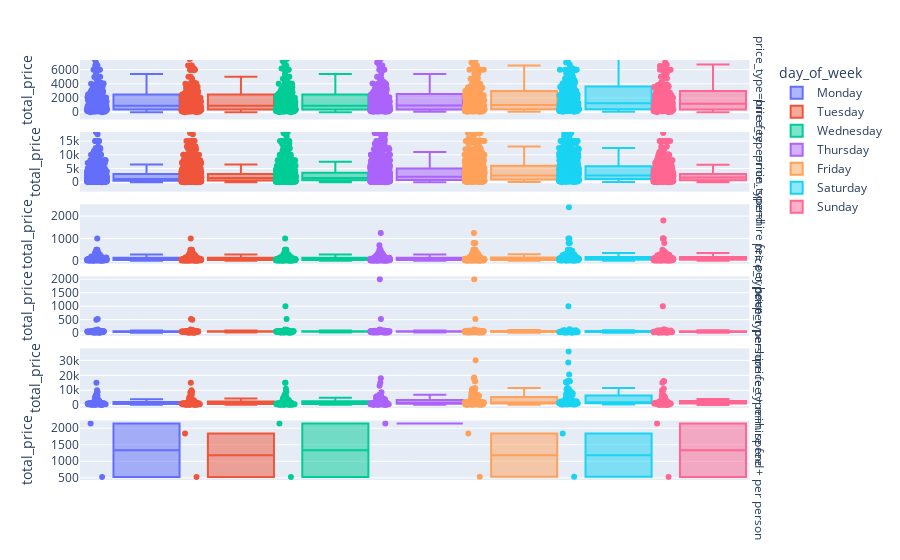

The cell this chart's notebook holds for it:
### Code cell
price_type_order = price_types_per_space['price_type'].value_counts().index.tolist()
fig = px.box(week_variation, y="total_price", facet_row="price_type", color="day_of_week", 
             height = 1200, points = 'all', category_orders = {'price_type':price_type_order})


fig.update_yaxes(matches=None, showticklabels=True)
fig.show()

# Need to re-order weekdays to make it more sensible! e.g. Mon to Sunday! 
# Need to re-order facet row to be largest to smallest...e.g. via price_types_per_space['price_type'].value_counts()

### Figure 1 — Plotly figure (JSON) as saved in the notebook; plotly's stock layout.template omitted (floating-point values rounded to 4 significant figures; data arrays with more than 128 entries replaced by an {"elided": "..."} marker saying what was removed)
{"data": [{"alignmentgroup": "True", "boxpoints": "all", "hovertemplate": "day_of_week=Monday<br>price_type=hire fee<br>total_price=%{y}<extra></extra>", "legendgroup": "Monday", "marker": {"color": "#636efa"}, "name": "Monday", "notched": false, "offsetgroup": "Monday", "orientation": "v", "showlegend": true, "type": "box", "visible": true, "x0": " ", "xaxis": "x6", "y": {"elided": "311 float values"}, "y0": " ", "yaxis": "y6"}, {"alignmentgroup": "True", "boxpoints": "all", "hovertemplate": "day_of_week=Monday<br>price_type=min. spend<br>total_price=%{y}<extra></extra>", "legendgroup": "Monday", "marker": {"color": "#636efa"}, "name": "Monday", "notched": false, "offsetgroup": "Monday", "orientation": "v", "showlegend": false, "type": "box", "visible": true, "x0": " ", "xaxis": "x5", "y": {"elided": "896 float values"}, "y0": " ", "yaxis": "y5"}, {"alignmentgroup": "True", "boxpoints": "all", "hovertemplate": "day_of_week=Monday<br>price_type=hire fee per hour<br>total_price=%{y}<extra></extra>", "legendgroup": "Monday", "marker": {"color": "#636efa"}, "name": "Monday", "notched": false, "offsetgroup": "Monday", "orientation": "v", "showlegend": false, "type": "box", "visible": true, "x0": " ", "xaxis": "x4", "y": {"elided": "181 float values"}, "y0": " ", "yaxis": "y4"}, {"alignmentgroup": "True", "boxpoints": "all", "hovertemplate": "day_of_week=Monday<br>price_type=per person<br>total_price=%{y}<extra></extra>", "legendgroup": "Monday", "marker": {"color": "#636efa"}, "name": "Monday", "notched": false, "offsetgroup": "Monday", "orientation": "v", "showlegend": false, "type": "box", "visible": true, "x0": " ", "xaxis": "x3", "y": [50, 50, 50, 50, 45, 45, 45, 45, 45, 45, 20, 32.5, 50, 60, 60, 62.5, 60, 100, 70, 85, 45, 45, 80, 70, 70, 70, 70, 70, 55, 50, 40, 40, 40, 55, 66, 55, 55, 55, 55, 50, 96, 54, 50, 30, 30, null, 12, 35, 45, 10, 18, 55, 55, 55, 55, 55, 25, 25, 55, 500, 135, 16, 520, 70, 70, 50, 50, 95, 95, 45, 95, 30, 112.5, 76, 76, 76], "y0": " ", "yaxis": "y3"}, {"alignmentgroup": "True", "boxpoints": "all", "hovertemplate": "day_of_week=Monday<br>price_type=hire fee + min. spend<br>total_price=%{y}<extra></extra>", "legendgroup": "Monday", "marker": {"color": "#636efa"}, "name": "Monday", "notched": false, "offsetgroup": "Monday", "orientation": "v", "showlegend": false, "type": "box", "visible": true, "x0": " ", "xaxis": "x2", "y": [1750, 5000, 4500, 666.7, 1150, 600, 783.3, 2550, 983.3, 983.3, 716.7, 1125, 2000, 375, 2500, 7075, 5362.0, 5544.0, 375, null, 375, 1500, 1500, 1250, 750, 2250, 1250, 4100, 1083.0, 1233.0, 883.3, 383.3, 1083.0, 566.7, 1267.0, 966.7, 966.7, 4000, null, 3500, 1300, 900, 700, null, null, 1750, 1200, 5625, 975, 1100, 650, 1510, 1750, 2350, null, 5500, 3500, 1867.0, 733.3, 766.7, 550, 550, 1083.0, 633.3, 633.3, 716.7, 1250, 1250, 966.7, 966.7, 983.3, 883.3, 983.3, 833.3, 383.3, 800, 8750, null, 1500, 2250, 1100, 9000, 1250, 4500, 15000, 1650, 1100, 1320, 1320, 1100, 330, 10000, 2000, 1250, 6500, 1900, 900, 2250], "y0": " ", "yaxis": "y2"}, {"alignmentgroup": "True", "boxpoints": "all", "hovertemplate": "day_of_week=Monday<br>price_type=hire fee + per person<br>total_price=%{y}<extra></extra>", "legendgroup": "Monday", "marker": {"color": "#636efa"}, "name": "Monday", "notched": false, "offsetgroup": "Monday", "orientation": "v", "showlegend": false, "type": "box", "visible": true, "x0": " ", "xaxis": "x", "y": [2142, 525], "y0": " ", "yaxis": "y"}, {"alignmentgroup": "True", "boxpoints": "all", "hovertemplate": "day_of_week=Tuesday<br>price_type=hire fee<br>total_price=%{y}<extra></extra>", "legendgroup": "Tuesday", "marker": {"color": "#EF553B"}, "name": "Tuesday", "notched": false, "offsetgroup": "Tuesday", "orientation": "v", "showlegend": true, "type": "box", "visible": true, "x0": " ", "xaxis": "x6", "y": {"elided": "311 float values"}, "y0": " ", "yaxis": "y6"}, {"alignmentgroup": "True", "boxpoints": "all", "hovertemplate": "day_of_week=Tuesday<br>price_type=min. spend<br>total_price=%{y}<extra></extra>", "legendgroup": "Tuesday", "marker": {"color": "#EF553B"}, "name": "Tuesday", "notched": false, "offsetgroup": "Tuesday", "orientation": "v", "showlegend": false, "type": "box", "visible": true, "x0": " ", "xaxis": "x5", "y": {"elided": "896 float values"}, "y0": " ", "yaxis": "y5"}, {"alignmentgroup": "True", "boxpoints": "all", "hovertemplate": "day_of_week=Tuesday<br>price_type=hire fee per hour<br>total_price=%{y}<extra></extra>", "legendgroup": "Tuesday", "marker": {"color": "#EF553B"}, "name": "Tuesday", "notched": false, "offsetgroup": "Tuesday", "orientation": "v", "showlegend": false, "type": "box", "visible": true, "x0": " ", "xaxis": "x4", "y": {"elided": "181 float values"}, "y0": " ", "yaxis": "y4"}, {"alignmentgroup": "True", "boxpoints": "all", "hovertemplate": "day_of_week=Tuesday<br>price_type=per person<br>total_price=%{y}<extra></extra>", "legendgroup": "Tuesday", "marker": {"color": "#EF553B"}, "name": "Tuesday", "notched": false, "offsetgroup": "Tuesday", "orientation": "v", "showlegend": false, "type": "box", "visible": true, "x0": " ", "xaxis": "x3", "y": [50, 50, 50, 50, 50, 50, 50, 50, 50, 50, 20, 32.5, 50, 60, 60, 62.5, 60, 100, 70, 85, 50, 50, 80, 70, 70, 70, 70, 70, 55, 50, 40, 40, 40, 55, 66, 55, 55, 55, 55, 50, 96, 54, 50, 30, 30, 28, 12, 35, 55, 10, 18, 55, 55, 55, 55, 55, 25, 25, 55, 500, 135, 16, 520, 70, 70, 50, 50, 99, 99, 50, 99, 30, 112.5, 76, 76, 76], "y0": " ", "yaxis": "y3"}, {"alignmentgroup": "True", "boxpoints": "all", "hovertemplate": "day_of_week=Tuesday<br>price_type=hire fee + min. spend<br>total_price=%{y}<extra></extra>", "legendgroup": "Tuesday", "marker": {"color": "#EF553B"}, "name": "Tuesday", "notched": false, "offsetgroup": "Tuesday", "orientation": "v", "showlegend": false, "type": "box", "visible": true, "x0": " ", "xaxis": "x2", "y": [1750, 5000, 4500, 666.7, 1150, 600, 783.3, 2550, 983.3, 983.3, 716.7, 1125, 2000, 475, 3000, 7075, 5362.0, 5544.0, 375, null, 375, 1500, 1500, 1750, 750, 2750, 1250, 4100, 1083.0, 1233.0, 883.3, 383.3, 1167.0, 583.3, 1267.0, 966.7, 966.7, 3000, null, 3500, 1333.0, 966.7, 733.3, null, null, 1750, 1200, 5625, 975, 1100, 850, 1510, 1750, 2350, null, 5500, 3500, 1867.0, 733.3, 766.7, 550, 550, 1083.0, 633.3, 633.3, 716.7, 1250, 1250, 966.7, 966.7, 983.3, 883.3, 983.3, 833.3, 383.3, 800, 8750, null, 1500, 2500, 1100, 9000, 1250, 4500, 15000, 1650, 1100, 1320, 1320, 1100, 330, 10000, 2500, 1750, 8500, 1900, 1250, 3250], "y0": " ", "yaxis": "y2"}, {"alignmentgroup": "True", "boxpoints": "all", "hovertemplate": "day_of_week=Tuesday<br>price_type=hire fee + per person<br>total_price=%{y}<extra></extra>", "legendgroup": "Tuesday", "marker": {"color": "#EF553B"}, "name": "Tuesday", "notched": false, "offsetgroup": "Tuesday", "orientation": "v", "showlegend": false, "type": "box", "visible": true, "x0": " ", "xaxis": "x", "y": [1842, 525], "y0": " ", "yaxis": "y"}, {"alignmentgroup": "True", "boxpoints": "all", "hovertemplate": "day_of_week=Wednesday<br>price_type=hire fee<br>total_price=%{y}<extra></extra>", "legendgroup": "Wednesday", "marker": {"color": "#00cc96"}, "name": "Wednesday", "notched": false, "offsetgroup": "Wednesday", "orientation": "v", "showlegend": true, "type": "box", "visible": true, "x0": " ", "xaxis": "x6", "y": {"elided": "311 float values"}, "y0": " ", "yaxis": "y6"}, {"alignmentgroup": "True", "boxpoints": "all", "hovertemplate": "day_of_week=Wednesday<br>price_type=min. spend<br>total_price=%{y}<extra></extra>", "legendgroup": "Wednesday", "marker": {"color": "#00cc96"}, "name": "Wednesday", "notched": false, "offsetgroup": "Wednesday", "orientation": "v", "showlegend": false, "type": "box", "visible": true, "x0": " ", "xaxis": "x5", "y": {"elided": "896 float values"}, "y0": " ", "yaxis": "y5"}, {"alignmentgroup": "True", "boxpoints": "all", "hovertemplate": "day_of_week=Wednesday<br>price_type=hire fee per hour<br>total_price=%{y}<extra></extra>", "legendgroup": "Wednesday", "marker": {"color": "#00cc96"}, "name": "Wednesday", "notched": false, "offsetgroup": "Wednesday", "orientation": "v", "showlegend": false, "type": "box", "visible": true, "x0": " ", "xaxis": "x4", "y": {"elided": "181 float values"}, "y0": " ", "yaxis": "y4"}, {"alignmentgroup": "True", "boxpoints": "all", "hovertemplate": "day_of_week=Wednesday<br>price_type=per person<br>total_price=%{y}<extra></extra>", "legendgroup": "Wednesday", "marker": {"color": "#00cc96"}, "name": "Wednesday", "notched": false, "offsetgroup": "Wednesday", "orientation": "v", "showlegend": false, "type": "box", "visible": true, "x0": " ", "xaxis": "x3", "y": [50, 50, 50, 50, 50, 50, 50, 50, 50, 50, 24, 32.5, 50, 60, 60, 62.5, 60, 100, 70, 85, 50, 50, 80, 70, 70, 70, 70, 70, 55, 50, 40, 40, 40, 55, 66, 55, 55, 55, 55, 50, 96, 54, 50, 30, 30, 28, 12, 35, 55, 13, 18, 55, 55, 55, 55, 55, 25, 25, 55, 1000, 135, 16, 520, 70, 70, 50, 50, 99, 99, 50, 99, 30, 112.5, 76, 76, 76], "y0": " ", "yaxis": "y3"}, {"alignmentgroup": "True", "boxpoints": "all", "hovertemplate": "day_of_week=Wednesday<br>price_type=hire fee + min. spend<br>total_price=%{y}<extra></extra>", "legendgroup": "Wednesday", "marker": {"color": "#00cc96"}, "name": "Wednesday", "notched": false, "offsetgroup": "Wednesday", "orientation": "v", "showlegend": false, "type": "box", "visible": true, "x0": " ", "xaxis": "x2", "y": [1750, 5000, 4500, 666.7, 1150, 600, 783.3, 2550, 983.3, 983.3, 716.7, 1125, 2000, 550, 3500, 7075, 5362.0, 5544.0, 375, 375, 375, 1500, 1500, 2250, 1000, 3250, 1250, 4100, 1083.0, 1233.0, 883.3, 383.3, 1167.0, 583.3, 1267.0, 966.7, 966.7, 3000, null, 4500, 1333.0, 966.7, 733.3, null, null, 1750, 1200, 5625, 975, 1980, 950, 1510, 1750, 2350, null, 5500, 3500, 1867.0, 733.3, 766.7, 550, 550, 1083.0, 633.3, 633.3, 716.7, 1250, 1250, 966.7, 966.7, 983.3, 883.3, 983.3, 833.3, 383.3, 800, 8750, null, 1500, 2750, 1650, 9000, 2250, 4500, 15000, 2200, 1650, 1650, 2200, 1320, 660, 15000, 3500, 2750, 11000, 1900, 1250, 5500], "y0": " ", "yaxis": "y2"}, {"alignmentgroup": "True", "boxpoints": "all", "hovertemplate": "day_of_week=Wednesday<br>price_type=hire fee + per person<br>total_price=%{y}<extra></extra>", "legendgroup": "Wednesday", "marker": {"color": "#00cc96"}, "name": "Wednesday", "notched": false, "offsetgroup": "Wednesday", "orientation": "v", "showlegend": false, "type": "box", "visible": true, "x0": " ", "xaxis": "x", "y": [2142, 525], "y0": " ", "yaxis": "y"}, {"alignmentgroup": "True", "boxpoints": "all", "hovertemplate": "day_of_week=Thursday<br>price_type=hire fee<br>total_price=%{y}<extra></extra>", "legendgroup": "Thursday", "marker": {"color": "#ab63fa"}, "name": "Thursday", "notched": false, "offsetgroup": "Thursday", "orientation": "v", "showlegend": true, "type": "box", "visible": true, "x0": " ", "xaxis": "x6", "y": {"elided": "311 float values"}, "y0": " ", "yaxis": "y6"}, {"alignmentgroup": "True", "boxpoints": "all", "hovertemplate": "day_of_week=Thursday<br>price_type=min. spend<br>total_price=%{y}<extra></extra>", "legendgroup": "Thursday", "marker": {"color": "#ab63fa"}, "name": "Thursday", "notched": false, "offsetgroup": "Thursday", "orientation": "v", "showlegend": false, "type": "box", "visible": true, "x0": " ", "xaxis": "x5", "y": {"elided": "896 float values"}, "y0": " ", "yaxis": "y5"}, {"alignmentgroup": "True", "boxpoints": "all", "hovertemplate": "day_of_week=Thursday<br>price_type=hire fee per hour<br>total_price=%{y}<extra></extra>", "legendgroup": "Thursday", "marker": {"color": "#ab63fa"}, "name": "Thursday", "notched": false, "offsetgroup": "Thursday", "orientation": "v", "showlegend": false, "type": "box", "visible": true, "x0": " ", "xaxis": "x4", "y": {"elided": "181 float values"}, "y0": " ", "yaxis": "y4"}, {"alignmentgroup": "True", "boxpoints": "all", "hovertemplate": "day_of_week=Thursday<br>price_type=per person<br>total_price=%{y}<extra></extra>", "legendgroup": "Thursday", "marker": {"color": "#ab63fa"}, "name": "Thursday", "notched": false, "offsetgroup": "Thursday", "orientation": "v", "showlegend": false, "type": "box", "visible": true, "x0": " ", "xaxis": "x3", "y": [80, 80, 80, 80, 50, 50, 50, 50, 50, 50, 28, 32.5, 50, 60, 60, 62.5, 60, 100, 70, 85, 50, 50, 80, 70, 70, 70, 70, 70, 55, 50, 40, 40, 40, 55, 66, 55, 55, 55, 55, 50, 96, 54, 50, 30, 30, 28, 12, 45, 55, 13, 18, 55, 55, 55, 55, 55, 25, 25, 55, 2000, 135, 16, 520, 70, 70, 50, 50, 99, 99, 50, 99, 30, 112.5, 76, 76, 76], "y0": " ", "yaxis": "y3"}, {"alignmentgroup": "True", "boxpoints": "all", "hovertemplate": "day_of_week=Thursday<br>price_type=hire fee + min. spend<br>total_price=%{y}<extra></extra>", "legendgroup": "Thursday", "marker": {"color": "#ab63fa"}, "name": "Thursday", "notched": false, "offsetgroup": "Thursday", "orientation": "v", "showlegend": false, "type": "box", "visible": true, "x0": " ", "xaxis": "x2", "y": [2000, 5000, 6000, 666.7, 1150, 600, 783.3, 2570, 1200, 1200, 933.3, 1125, 2000, 450, 5500, 7075, 5362.0, 5544.0, 375, 375, 375, 1500, 1500, 3500, 1500, 4500, 2500, 4100, 1183.0, 1300, 933.3, 383.3, 1250, 666.7, 1383.0, 1133.0, 1133.0, 3000, 280, 4500, 1367.0, 1017.0, 783.3, 3500, 3500, 2250, 1475, 5625, 975, 3960, 1000, 2510, 2250, 3350, 6000, 5500, 3500, 1867.0, 733.3, 766.7, 550, 550, 1283.0, 633.3, 633.3, 750, 1383.0, 1383.0, 1033.0, 1033.0, 1117.0, 983.3, 1117.0, 900, 383.3, 1400, 8750, null, 1750, 3475, 1650, 7000, 4500, 6000, 15000, 2200, 1650, 1650, 2200, 1320, 660, 18000, 5500, 4500, 13000, 1900, 2000, 6500], "y0": " ", "yaxis": "y2"}, {"alignmentgroup": "True", "boxpoints": "all", "hovertemplate": "day_of_week=Thursday<br>price_type=hire fee + per person<br>total_price=%{y}<extra></extra>", "legendgroup": "Thursday", "marker": {"color": "#ab63fa"}, "name": "Thursday", "notched": false, "offsetgroup": "Thursday", "orientation": "v", "showlegend": false, "type": "box", "visible": true, "x0": " ", "xaxis": "x", "y": [2142, null], "y0": " ", "yaxis": "y"}, {"alignmentgroup": "True", "boxpoints": "all", "hovertemplate": "day_of_week=Friday<br>price_type=hire fee<br>total_price=%{y}<extra></extra>", "legendgroup": "Friday", "marker": {"color": "#FFA15A"}, "name": "Friday", "notched": false, "offsetgroup": "Friday", "orientation": "v", "showlegend": true, "type": "box", "visible": true, "x0": " ", "xaxis": "x6", "y": {"elided": "311 float values"}, "y0": " ", "yaxis": "y6"}, {"alignmentgroup": "True", "boxpoints": "all", "hovertemplate": "day_of_week=Friday<br>price_type=min. spend<br>total_price=%{y}<extra></extra>", "legendgroup": "Friday", "marker": {"color": "#FFA15A"}, "name": "Friday", "notched": false, "offsetgroup": "Friday", "orientation": "v", "showlegend": false, "type": "box", "visible": true, "x0": " ", "xaxis": "x5", "y": {"elided": "896 float values"}, "y0": " ", "yaxis": "y5"}, {"alignmentgroup": "True", "boxpoints": "all", "hovertemplate": "day_of_week=Friday<br>price_type=hire fee per hour<br>total_price=%{y}<extra></extra>", "legendgroup": "Friday", "marker": {"color": "#FFA15A"}, "name": "Friday", "notched": false, "offsetgroup": "Friday", "orientation": "v", "showlegend": false, "type": "box", "visible": true, "x0": " ", "xaxis": "x4", "y": {"elided": "181 float values"}, "y0": " ", "yaxis": "y4"}, {"alignmentgroup": "True", "boxpoints": "all", "hovertemplate": "day_of_week=Friday<br>price_type=per person<br>total_price=%{y}<extra></extra>", "legendgroup": "Friday", "marker": {"color": "#FFA15A"}, "name": "Friday", "notched": false, "offsetgroup": "Friday", "orientation": "v", "showlegend": false, "type": "box", "visible": true, "x0": " ", "xaxis": "x3", "y": [80, 80, 80, 80, 45, 45, 45, 45, 45, 45, 80, 38.33, 50, 60, 60, 62.5, 60, 100, 70, 85, 45, 45, 80, 70, 70, 70, 70, 70, 55, 50, 40, 40, 40, 55, 66, 55, 55, 55, 55, 50, 96, 48, 100, 30, 30, 35, 18, 45, 45, 15, 16, 55, 55, 55, 55, 55, 28.33, 28.33, 55, 2000, 135, 16, 520, 70, 70, 50, 50, 95, 95, 45, 95, 30, 112.5, 76, 76, 76], "y0": " ", "yaxis": "y3"}, {"alignmentgroup": "True", "boxpoints": "all", "hovertemplate": "day_of_week=Friday<br>price_type=hire fee + min. spend<br>total_price=%{y}<extra></extra>", "legendgroup": "Friday", "marker": {"color": "#FFA15A"}, "name": "Friday", "notched": false, "offsetgroup": "Friday", "orientation": "v", "showlegend": false, "type": "box", "visible": true, "x0": " ", "xaxis": "x2", "y": [2000, 7500, 10500, 666.7, 1150, 600, 783.3, 2600, 1533.0, 1533.0, 1067.0, 1125, 2000, null, 10500, 7075, 5362.0, 5544.0, 375, 375, 375, 1500, 1500, 8000, 2500, 8500, 5500, 6100, 1350, 2100, 1133.0, 400, 1683.0, 800, 1867.0, 1333.0, 1333.0, 3000, null, 10500, 2000, 1533.0, 850, 16000, 16000, 2250, 1475, 5625, 975, null, null, 2510, 2250, 4850, 8250, 5500, 6500, 1867.0, 733.3, 766.7, 550, 550, 2400, 733.3, 733.3, 950, 1550, 1550, 1067.0, 1067.0, 1500, 1317.0, 1500, 1233.0, 400, 1400, 6500, 1100, 1750, 2025, 2750, 7000, 8500, 9500, 30000, 2200, 1650, 1650, 2200, 1320, 660, 18000, 11000, 11000, 18500, 1900, 4000, 11500], "y0": " ", "yaxis": "y2"}, {"alignmentgroup": "True", "boxpoints": "all", "hovertemplate": "day_of_week=Friday<br>price_type=hire fee + per person<br>total_price=%{y}<extra></extra>", "legendgroup": "Friday", "marker": {"color": "#FFA15A"}, "name": "Friday", "notched": false, "offsetgroup": "Friday", "orientation": "v", "showlegend": false, "type": "box", "visible": true, "x0": " ", "xaxis": "x", "y": [1842, 530], "y0": " ", "yaxis": "y"}, {"alignmentgroup": "True", "boxpoints": "all", "hovertemplate": "day_of_week=Saturday<br>price_type=hire fee<br>total_price=%{y}<extra></extra>", "legendgroup": "Saturday", "marker": {"color": "#19d3f3"}, "name": "Saturday", "notched": false, "offsetgroup": "Saturday", "orientation": "v", "showlegend": true, "type": "box", "visible": true, "x0": " ", "xaxis": "x6", "y": {"elided": "311 float values"}, "y0": " ", "yaxis": "y6"}, {"alignmentgroup": "True", "boxpoints": "all", "hovertemplate": "day_of_week=Saturday<br>price_type=min. spend<br>total_price=%{y}<extra></extra>", "legendgroup": "Saturday", "marker": {"color": "#19d3f3"}, "name": "Saturday", "notched": false, "offsetgroup": "Saturday", "orientation": "v", "showlegend": false, "type": "box", "visible": true, "x0": " ", "xaxis": "x5", "y": {"elided": "896 float values"}, "y0": " ", "yaxis": "y5"}, {"alignmentgroup": "True", "boxpoints": "all", "hovertemplate": "day_of_week=Saturday<br>price_type=hire fee per hour<br>total_price=%{y}<extra></extra>", "legendgroup": "Saturday", "marker": {"color": "#19d3f3"}, "name": "Saturday", "notched": false, "offsetgroup": "Saturday", "orientation": "v", "showlegend": false, "type": "box", "visible": true, "x0": " ", "xaxis": "x4", "y": {"elided": "181 float values"}, "y0": " ", "yaxis": "y4"}, {"alignmentgroup": "True", "boxpoints": "all", "hovertemplate": "day_of_week=Saturday<br>price_type=per person<br>total_price=%{y}<extra></extra>", "legendgroup": "Saturday", "marker": {"color": "#19d3f3"}, "name": "Saturday", "notched": false, "offsetgroup": "Saturday", "orientation": "v", "showlegend": false, "type": "box", "visible": true, "x0": " ", "xaxis": "x3", "y": [80, 80, 80, 80, 45, 45, 45, 45, 45, 45, null, null, 40, 58.5, 57, 60, 58.5, 70, 100, 90, 45, 45, 70, 100, 100, 100, 100, 100, 50, 45, 35, 35, 35, 45, 54, 45, 45, 45, 45, 45, 105, null, 100, 35, 35, 35, 18, 45, 45, 10, 16, 45, 45, 45, 45, 45, 28.33, 28.33, 45, null, 90, 20, 1000, 100, 100, 45, 45, 95, 95, 45, 95, 35, 140, 70, 70, 70], "y0": " ", "yaxis": "y3"}, {"alignmentgroup": "True", "boxpoints": "all", "hovertemplate": "day_of_week=Saturday<br>price_type=hire fee + min. spend<br>total_price=%{y}<extra></extra>", "legendgroup": "Saturday", "marker": {"color": "#19d3f3"}, "name": "Saturday", "notched": false, "offsetgroup": "Saturday", "orientation": "v", "showlegend": false, "type": "box", "visible": true, "x0": " ", "xaxis": "x2", "y": [2250, 7500, 10500, 1117.0, 3100, 866.7, 1583.0, 2600, 1733.0, 1733.0, 1250, 1125, 2000, null, 15500, 16000, 16000, 16000, 500, 500, 500, 2000, 2000, 8000, 2500, 8500, 5500, 6100, 1617.0, 2850, 1417.0, 500, 2467.0, 1200, 2667.0, 1667.0, 1667.0, 3000, 1660, 20500, 2150, 1633.0, 900, 16000, 16000, 2250, 1475, 6750, 1300, null, null, 2510, 2250, 4850, 8250, 7500, 6500, 3050, 1267.0, 1433.0, 1050, 1050, 2817.0, 1067.0, 1083.0, 1317.0, 1550, 1683.0, 1200, 1200, 1733.0, 1483.0, 1733.0, 1417.0, 500, 1400, null, 1750, 1750, 1550, 2750, 7000, 10500, 9500, 36000, 1650, 1100, 1320, 1320, 1100, null, 15000, 11000, 11000, 28500, 3500, 4500, 11500], "y0": " ", "yaxis": "y2"}, {"alignmentgroup": "True", "boxpoints": "all", "hovertemplate": "day_of_week=Saturday<br>price_type=hire fee + per person<br>total_price=%{y}<extra></extra>", "legendgroup": "Saturday", "marker": {"color": "#19d3f3"}, "name": "Saturday", "notched": false, "offsetgroup": "Saturday", "orientation": "v", "showlegend": false, "type": "box", "visible": true, "x0": " ", "xaxis": "x", "y": [1842, 530], "y0": " ", "yaxis": "y"}, {"alignmentgroup": "True", "boxpoints": "all", "hovertemplate": "day_of_week=Sunday<br>price_type=hire fee<br>total_price=%{y}<extra></extra>", "legendgroup": "Sunday", "marker": {"color": "#FF6692"}, "name": "Sunday", "notched": false, "offsetgroup": "Sunday", "orientation": "v", "showlegend": true, "type": "box", "visible": true, "x0": " ", "xaxis": "x6", "y": {"elided": "311 float values"}, "y0": " ", "yaxis": "y6"}, {"alignmentgroup": "True", "boxpoints": "all", "hovertemplate": "day_of_week=Sunday<br>price_type=min. spend<br>total_price=%{y}<extra></extra>", "legendgroup": "Sunday", "marker": {"color": "#FF6692"}, "name": "Sunday", "notched": false, "offsetgroup": "Sunday", "orientation": "v", "showlegend": false, "type": "box", "visible": true, "x0": " ", "xaxis": "x5", "y": {"elided": "896 float values"}, "y0": " ", "yaxis": "y5"}, {"alignmentgroup": "True", "boxpoints": "all", "hovertemplate": "day_of_week=Sunday<br>price_type=hire fee per hour<br>total_price=%{y}<extra></extra>", "legendgroup": "Sunday", "marker": {"color": "#FF6692"}, "name": "Sunday", "notched": false, "offsetgroup": "Sunday", "orientation": "v", "showlegend": false, "type": "box", "visible": true, "x0": " ", "xaxis": "x4", "y": {"elided": "181 float values"}, "y0": " ", "yaxis": "y4"}, {"alignmentgroup": "True", "boxpoints": "all", "hovertemplate": "day_of_week=Sunday<br>price_type=per person<br>total_price=%{y}<extra></extra>", "legendgroup": "Sunday", "marker": {"color": "#FF6692"}, "name": "Sunday", "notched": false, "offsetgroup": "Sunday", "orientation": "v", "showlegend": false, "type": "box", "visible": true, "x0": " ", "xaxis": "x3", "y": [50, 50, 50, 50, 45, 45, 45, 45, 45, 45, 20, 50, 40, 58.5, 57, 60, 58.5, 70, 100, null, 45, 45, 70, 100, 100, 100, 100, 100, 50, 45, 35, 35, 35, 45, 54, 45, 45, 45, 45, 45, 105, null, 50, 35, 35, 28, 12, 45, 45, 13, 18, 45, 45, 45, 45, 45, 25, 25, 45, null, 90, 20, 1000, 100, 100, 45, 45, 95, 95, 45, 95, 35, 140, 70, null, 70], "y0": " ", "yaxis": "y3"}, {"alignmentgroup": "True", "boxpoints": "all", "hovertemplate": "day_of_week=Sunday<br>price_type=hire fee + min. spend<br>total_price=%{y}<extra></extra>", "legendgroup": "Sunday", "marker": {"color": "#FF6692"}, "name": "Sunday", "notched": false, "offsetgroup": "Sunday", "orientation": "v", "showlegend": false, "type": "box", "visible": true, "x0": " ", "xaxis": "x2", "y": [2250, 7500, 6000, 1117.0, 3100, 866.7, 1583.0, 2550, 1733.0, 1733.0, 1250, 1250, 7250, 450, 3500, 16000, 16000, 16000, 400, 300, 400, 1300, 1300, 1250, 750, 2250, 1250, 4100, 1617.0, 2350, 1283.0, 500, 2233.0, 1100, 2500, 1667.0, 1667.0, null, 220, 5500, 2150, 1633.0, 900, null, null, 1750, 1200, 6750, 1300, null, 700, 2510, 1750, 2350, 6000, 10000, 3500, 3050, 1267.0, 1433.0, 1050, 1050, 2967.0, 900, 916.7, 1083.0, 1550, 1683.0, 1200, 1200, 1733.0, 1483.0, 1733.0, 1417.0, 500, 1000, null, null, 1500, 2050, 330, 9000, 1250, 6000, 15000, 1650, 1100, 1320, 1320, 1100, null, 10000, 2500, 2250, 11000, 3500, 1250, 3250], "y0": " ", "yaxis": "y2"}, {"alignmentgroup": "True", "boxpoints": "all", "hovertemplate": "day_of_week=Sunday<br>price_type=hire fee + per person<br>total_price=%{y}<extra></extra>", "legendgroup": "Sunday", "marker": {"color": "#FF6692"}, "name": "Sunday", "notched": false, "offsetgroup": "Sunday", "orientation": "v", "showlegend": false, "type": "box", "visible": true, "x0": " ", "xaxis": "x", "y": [2142, 525], "y0": " ", "yaxis": "y"}], "layout": {"annotations": [{"font": {}, "showarrow": false, "text": "price_type=hire fee + per person", "textangle": 90, "x": 0.98, "xanchor": "left", "xref": "paper", "y": 0.07083, "yanchor": "middle", "yref": "paper"}, {"font": {}, "showarrow": false, "text": "price_type=hire fee + min. spend", "textangle": 90, "x": 0.98, "xanchor": "left", "xref": "paper", "y": 0.2425, "yanchor": "middle", "yref": "paper"}, {"font": {}, "showarrow": false, "text": "price_type=per person", "textangle": 90, "x": 0.98, "xanchor": "left", "xref": "paper", "y": 0.4142, "yanchor": "middle", "yref": "paper"}, {"font": {}, "showarrow": false, "text": "price_type=hire fee per hour", "textangle": 90, "x": 0.98, "xanchor": "left", "xref": "paper", "y": 0.5858, "yanchor": "middle", "yref": "paper"}, {"font": {}, "showarrow": false, "text": "price_type=min. spend", "textangle": 90, "x": 0.98, "xanchor": "left", "xref": "paper", "y": 0.7575, "yanchor": "middle", "yref": "paper"}, {"font": {}, "showarrow": false, "text": "price_type=hire fee", "textangle": 90, "x": 0.98, "xanchor": "left", "xref": "paper", "y": 0.9292, "yanchor": "middle", "yref": "paper"}], "autosize": true, "boxmode": "group", "dragmode": "zoom", "legend": {"title": {"text": "day_of_week"}, "tracegroupgap": 0}, "margin": {"t": 60}, "xaxis": {"anchor": "y", "autorange": false, "domain": [0, 0.98], "range": [-0.3705, 0.3385], "showspikes": false, "type": "category"}, "xaxis2": {"anchor": "y2", "autorange": false, "domain": [0, 0.98], "matches": "x", "range": [-0.3705, 0.3385], "showspikes": false, "showticklabels": false, "type": "category"}, "xaxis3": {"anchor": "y3", "autorange": false, "domain": [0, 0.98], "matches": "x", "range": [-0.3705, 0.3385], "showspikes": false, "showticklabels": false, "type": "category"}, "xaxis4": {"anchor": "y4", "autorange": false, "domain": [0, 0.98], "matches": "x", "range": [-0.3705, 0.3385], "showspikes": false, "showticklabels": false, "type": "category"}, "xaxis5": {"anchor": "y5", "autorange": false, "domain": [0, 0.98], "matches": "x", "range": [-0.3705, 0.3385], "showspikes": false, "showticklabels": false, "type": "category"}, "xaxis6": {"anchor": "y6", "autorange": false, "domain": [0, 0.98], "matches": "x", "range": [-0.3705, 0.3385], "showspikes": false, "showticklabels": false, "type": "category"}, "yaxis": {"anchor": "x", "autorange": true, "domain": [0, 0.1417], "range": [435.2, 2232.0], "showspikes": false, "showticklabels": true, "title": {"text": "total_price"}, "type": "linear"}, "yaxis2": {"anchor": "x2", "autorange": true, "domain": [0.1717, 0.3133], "range": [-1768.0, 37990.0], "showspikes": false, "showticklabels": true, "title": {"text": "total_price"}, "type": "linear"}, "yaxis3": {"anchor": "x3", "autorange": true, "domain": [0.3433, 0.485], "range": [-100.6, 2111.0], "showspikes": false, "showticklabels": true, "title": {"text": "total_price"}, "type": "linear"}, "yaxis4": {"anchor": "x4", "autorange": true, "domain": [0.515, 0.6567], "range": [-125.9, 2533.0], "showspikes": false, "showticklabels": true, "title": {"text": "total_price"}, "type": "linear"}, "yaxis5": {"anchor": "x5", "autorange": false, "domain": [0.6867, 0.8283], "range": [-3417.0, 18290.0], "showspikes": false, "showticklabels": true, "title": {"text": "total_price"}, "type": "linear"}, "yaxis6": {"anchor": "x6", "autorange": false, "domain": [0.8583, 1], "range": [-1032.0, 7359.0], "showspikes": false, "showticklabels": true, "title": {"text": "total_price"}, "type": "linear"}}}
